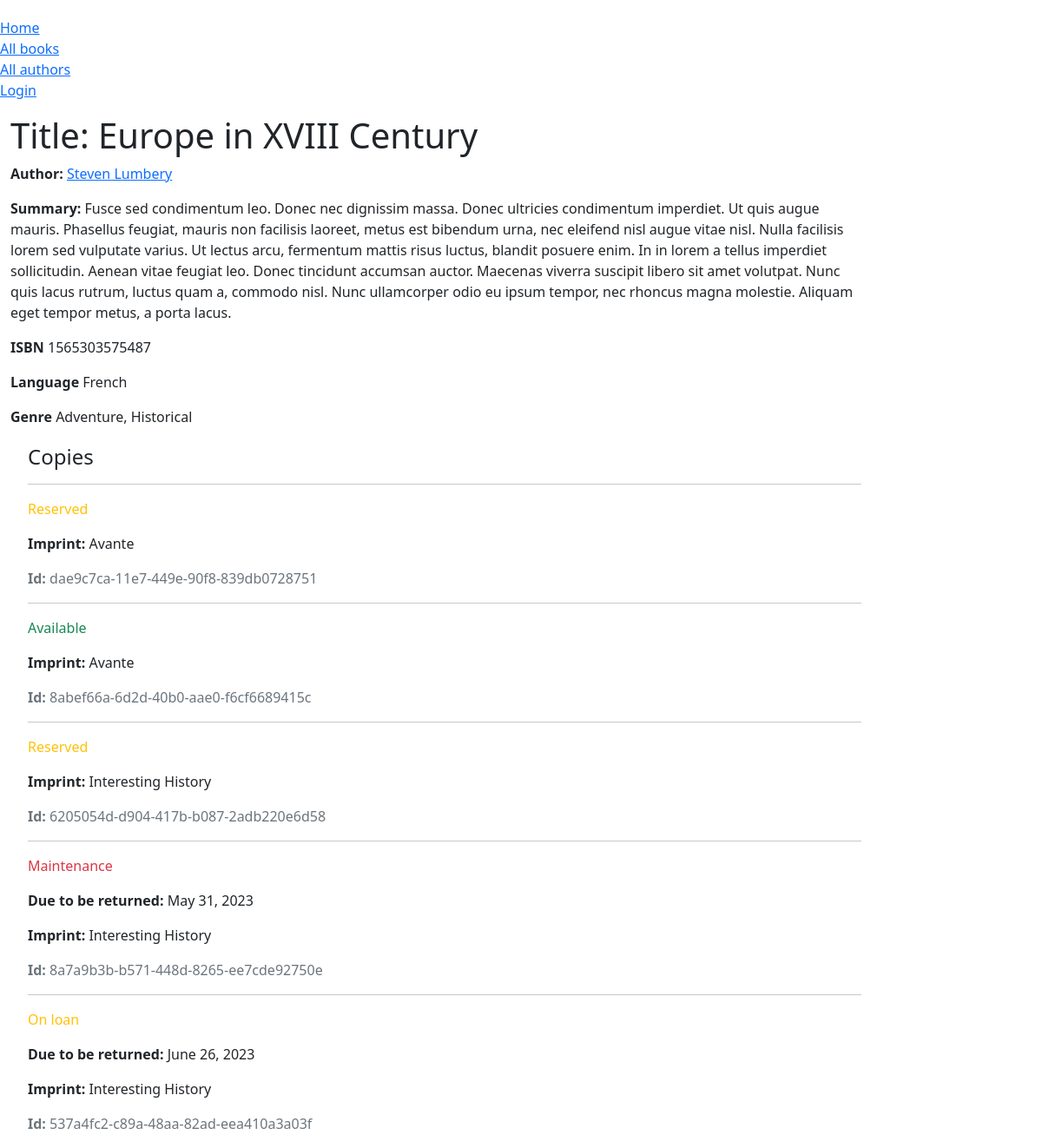
/catalog/book/3, run on an earlier commit of the app's database.
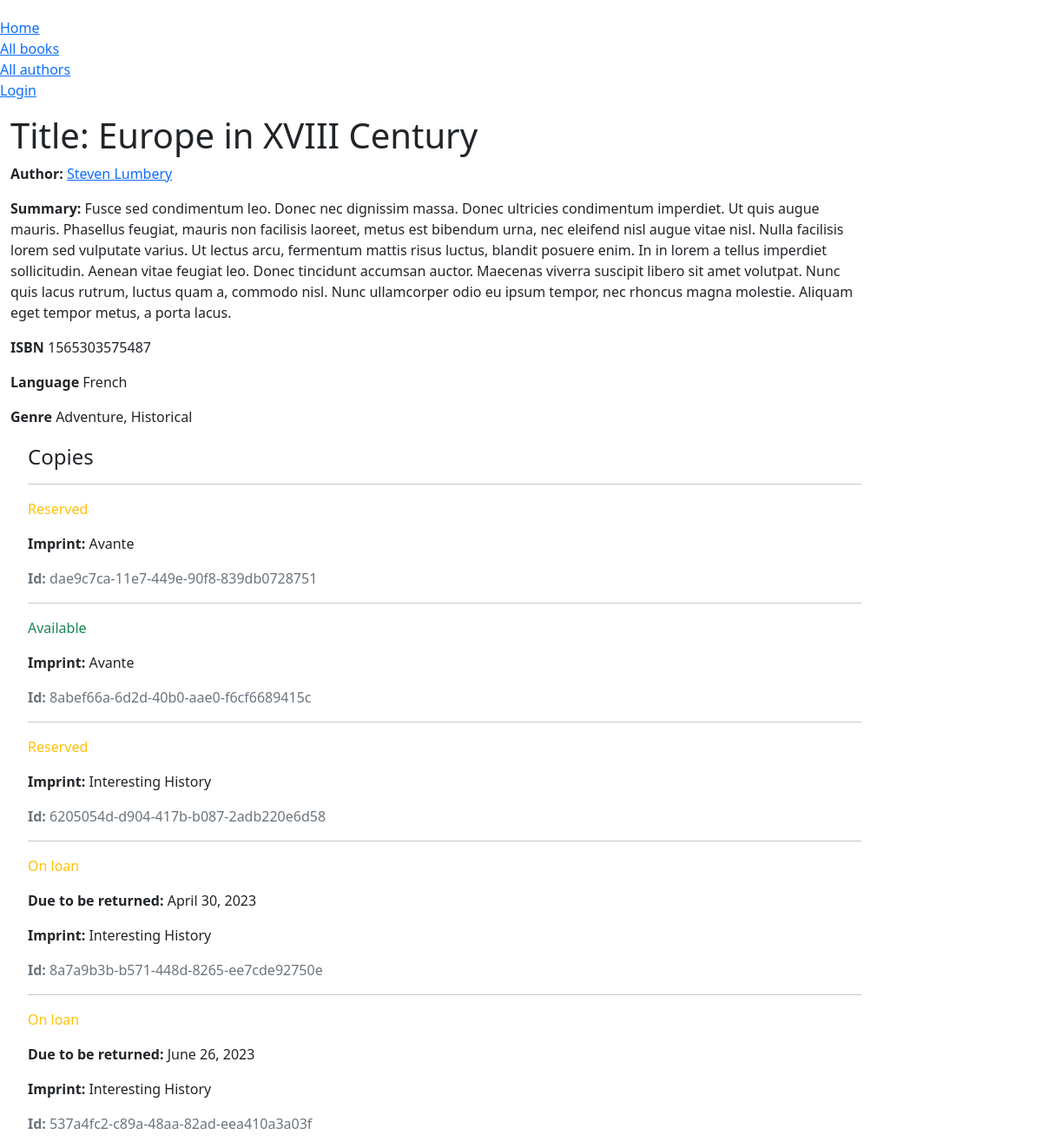
And on a later commit of the database.
### catalog/models.py (models this page shows, shortened)
class Book(models.Model):
    title = models.CharField(max_length=200)
    author = models.ForeignKey('Author', on_delete=models.SET_NULL, null=True)
    summary = models.TextField(max_length=1000,
        help_text='Enter a brief description of the book')
    isbn = models.CharField('ISBN', max_length=13, unique=True, default=getRandomISBN,
        help_text='13 Character <a href="https://www.isbn-international.org/content/what-isbn">ISBN number</a>')
    genre = models.ManyToManyField(Genre, help_text='Select genre for this book.')
    language = models.ForeignKey('Language', on_delete=models.SET_NULL, null=True, help_text='Enter the Language for the book.')
    def display_genre(self):
        """Create string for the Genre data. To display it in admin page."""
        return ', '.join(genre.name for genre in self.genre.all()[:3])
    display_genre.short_description = 'Genre'

class Author(models.Model):
    first_name = models.CharField(max_length=100)
    last_name = models.CharField(max_length=100)
    date_of_birth = models.DateField(null=True, blank=True)
    date_of_death = models.DateField(null=True, blank=True)
    class Meta:
        ordering = ['last_name', 'first_name']
    def __str__(self):
        return f'{ self.first_name } { self.last_name }'
    def get_absolute_url(self):
        return reverse('author-detail', args=[str(self.id)])

class Language(models.Model):
    name = models.CharField(max_length=200,
        help_text='Enter the book language (e.g. English)')
    def __str__(self):
        return self.name

class Genre(models.Model):
    name = models.CharField(max_length=200,
        help_text='Enter a book genre (e.g. Science Fiction)')
    def __str__(self):
        return self.name

class BookInstance(models.Model):
    id = models.UUIDField(primary_key=True, default=uuid.uuid4,
        help_text='Unique ID for this particular book across whole libray')
    book = models.ForeignKey('Book', on_delete=models.RESTRICT, null=True)
    imprint = models.ForeignKey('Imprint', on_delete=models.SET_NULL, null=True,
        help_text='Enter the imprint for this book.')
    due_back = models.DateField(null=True, blank=True)
    LOAN_STATUS = (
        ('m', 'Maintenance'),
        ('o', 'On loan'),
        ('a', 'Available'),
        ('r', 'Reserved'),
    )
    status = models.CharField(
        max_length = 1,
        choices = LOAN_STATUS,
        blank = True,
        default = 'm',
        help_text= 'Book availability',
    )
    borrower = models.ForeignKey(User, on_delete=models.SET_NULL,
        null=True, blank=True)
    class Meta:
        ordering = ['due_back']

class Imprint(models.Model):
    name = models.CharField(max_length=200,
        help_text='Enter the book imprint')
    def __str__(self):
        return self.name

### catalog/views.py (the view)
# urls.py: path('book/<int:pk>', views.BookDetailView.as_view(), name='book-detail'),
class BookDetailView(generic.DetailView):
    model = Book

### catalog/templates/catalog/book_detail.html
{% extends "base_generic.html" %}
{% block content %}
    <h1>Title: {{ book.title }}</h1>
    <p>
        <strong>Author:</strong>
        <a href="{{ book.author.get_absolute_url }}"> {{ book.author }}</a>
    </p>
    <p>
        <strong>Summary:</strong>
        {{ object.summary }}
    </p>
    <p>
        <strong>ISBN</strong>
        {{ book.isbn }}
    </p>
    <p>
        <strong>Language</strong>
        {{ book.language }}
    </p>
    <p>
        <strong>Genre</strong>
        {{ book.genre.all|join:", " }}
    </p>
    <div style="margin: 20px 0 0 20px">
        <h4>Copies</h4>
        {% for copy in book.bookinstance_set.all %}
            <hr>
            <p class="
            {% if copy.status == 'a' %}text-success
            {% elif copy.status == 'm' %}text-danger
            {% else %}text-warning
            {% endif %}
            ">
                {{copy.get_status_display }}
            </p>
            {% if copy.status != 'a' and copy.status != 'r' %}
                <p>
                    <strong>Due to be returned:</strong>
                    {{ copy.due_back }}
                </p>
            {% endif %}
            <p>
                <strong>Imprint:</strong>
                {{ copy.imprint }}
            </p>
            <p class="text-muted">
                <strong>Id:</strong>
                {{ copy.id }}
            </p>
        {% endfor %}
    </div>
{% endblock %}

### catalog/templates/base_generic.html (shortened to what this page needs)
<!DOCTYPE html>
<html lang="en">
    <head>
        <link
        href="https://cdn.jsdelivr.net/npm/bootstrap@5.1.3/dist/css/bootstrap.min.css"
        rel="stylesheet"
        />
        {% load static %}
        <link rel="stylesheet" href="{% static 'css/style.css' %}">
    </head>
    <body>
        <div class="container-fluid">
            <div class="row"
                <div class="col-sm-2">
                    {% block sidebar %}
                        <ul class="sidebar-nav">
                            <li>
                                <a href="{% url 'index' %}">Home</a>
                            </li>
                            <li>
                                <a href="{% url 'books' %}">All books</a>
                            </li>
                            <li>
                                <a href="{% url 'authors' %}">All authors</a>
                            </li>
                            {% if user.is_authenticated %}
                                <li>
                                    User:
                                    {{ user.get_username }}
                                </li>
                                <li>
                                    <a href="{% url 'logout' %}?next={{ request.path }}">
                                        Logout
                                    </a>
                                </li>
                            {% else %}
                                <li>
                                    <a href="{% url 'login' %}?next={{ request.path }}">
                                        Login
                                    </a>
                                </li>
                            {% endif %}
                        </ul>
                    {% endblock %}
                </div>
                <div class="col-sm-10">
                    {% block content %}
                    {% endblock %}
                </div>
            </div>
    </body>
</html>

### catalog/static/css/style.css (style rules this page uses)
.sidebar-nav { margin-top: 20px; padding: 0; list-style: none; }

What changed in the data, as far as the page shows it:
changed BookInstance "8a7a9b3b-b571-448d-8265-ee7cde92750e": status "Maintenance" → "On loan"; due_back "May 31, 2023" → "April 30, 2023"
